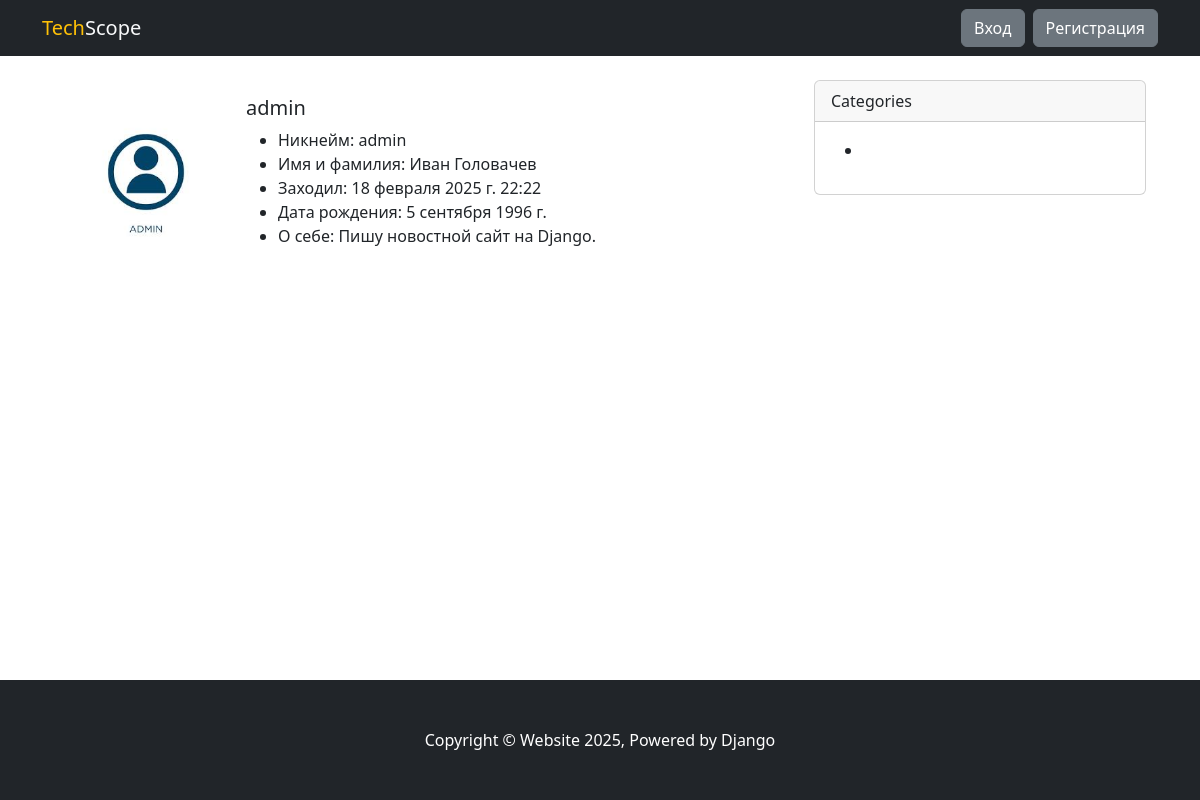
Screenshot of /user/admin/ with the database file from the repository.
### apps/accounts/models.py (models this page shows, shortened)
class Profile(models.Model):
    user = models.OneToOneField(User, on_delete=models.CASCADE)
    slug = models.SlugField(verbose_name='URL', max_length=255, blank=True, unique=True)
    avatar = models.ImageField(
        verbose_name='Аватар',
        upload_to='images/avatars/%Y/%m/%d/',
        default='images/avatars/default.png',
        blank=True,
        validators=[FileExtensionValidator(allowed_extensions=('png', 'jpg', 'jpeg'))])
    bio = models.TextField(max_length=500, blank=True, verbose_name='Информация о себе')
    birth_date = models.DateField(null=True, blank=True, verbose_name='Дата рождения')
    class Meta:
        ordering = ('user',)
        verbose_name = 'Профиль'
        verbose_name_plural = 'Профили'
    def __str__(self):
        return self.user.username

### apps/accounts/views.py (the view)
# urls.py: path('user/<slug:slug>/', ProfileDetailView.as_view(), name='profile_detail'),
class ProfileDetailView(DetailView):
    model = Profile
    context_object_name = 'profile'
    template_name = 'accounts/profile_detail.html'
    def get_context_data(self, **kwargs):
        context = super().get_context_data(**kwargs)
        context['title'] = f'Профиль пользователя: {self.object.user.username}'
        return context

### templates/accounts/profile_detail.html (shortened to what this page needs)
{% extends 'main.html' %}
{% block content %}
<div class="card border-0">
        <div class="card-body">
            <div class="row">
                <div class="col-md-3">
                    <figure>
                        <img src="{{ profile.avatar.url }}" class="img-fluid rounded-0" alt="{{ profile }}">
                    </figure>
                </div>
                <div class="col-md-9">
                     <h5 class="card-title">
                        {{ profile }}
                    </h5>
                    <div class="card-text">
                        <ul>
                            <li>Никнейм: {{ profile.user.username }}</li>
                            {% if profile.user.get_full_name %} <li>Имя и фамилия: {{ profile.user.get_full_name }}</li> {% endif %}
                            <li>Заходил: {{ profile.user.last_login }}</li>
                            <li>Дата рождения: {{ profile.birth_date }}</li>
                            <li>О себе: {{ profile.bio }}</li>
                        </ul>
                    </div>
                </div>
            </div>
        </div>
    </div>
{% endblock %}

### rows the page displays
Profile: avatar (picture), user.username "admin", user.get_full_name "Иван Головачев", user.last_login "18 февраля 2025 г. 22:22", birth_date "5 сентября 1996 г.", bio "Пишу новостной сайт на Django."
